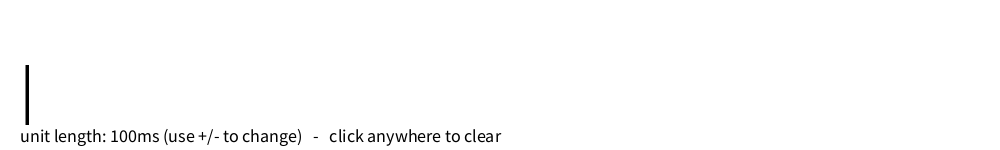
Frame 1 (no input)
Frame 60 (the mouse pressed at the canvas centre just before this capture): identical to frame 1, image omitted
Frame 120 (the mouse held since frame 60 and released just before this capture): identical to frame 1, image omitted

The Processing sketch that drew this single still picture (run headless with seeded random() and noise(); from frame 60 on, the mouse is pressed at the canvas centre):

// Processing sketch: morse
// ── morse.pde

String p = "";
String f = "";

//input sensitivity (in ms)

int unit = 100;

//  > new input | new letter | new word
//              A            B
int A = unit*2;
int B = unit*4;

//  >   dit   |   dah
//            C
int C = unit*2;

void setup(){
  size(1000,150);
  frameRate(50);
  
  background(255);
}

void mousePressed(){
  f = "";
  fconseq = 100;
  c = 0;
  p = "";
  
  background(255);
  fp = true;
}

int c = 0;
int tconseq = 0;
int fconseq = 100;
int offset = 0;

boolean fp = true;
void draw(){
  
  
  
  
  int xc = c%1000;
  
  offset = 12+12*(c-xc)/1000;
  
  noStroke();
  fill(255);
  rect(0,60,1000,90);
  c++;
  fill(0);
  
  textSize(60);
  
  String cursor = ((int)(c/30)%2==0) ? "|" : "";
  if (fconseq<B/20) cursor = "|";
  text(f+p+cursor,20,110);
  
  textSize(18);
  text("unit length: "+unit+"ms (use +/- to change)   -   click anywhere to clear",20,142);
  
  
  
  boolean k = keyPressed;
  if (k & key=='=') unit+=1;
  if (k & key=='-') unit-=1;
  A = unit*2;
  B = unit*4;
  C = unit*2;
  
  if (k){
    tconseq++;
    
    ellipse(xc,12-12*((xc-c)/1000),3,5);

    fconseq = 0;
  }else{
    fconseq++;
    
    if (0<tconseq&tconseq<C/20) {p+= "."; fill(#FF0000);}
    if (C/20<=tconseq) {p+= "-"; fill(#0000FF);}
    
    if (tconseq != 0) {
      
      ellipse(xc,offset,3,5);
      
    
    }
    tconseq = 0;
  }
  
  
    if (fconseq==A/20) {
      //interp letter
      f+= letter(p);
      p = "";
      
        fill(230);
       ellipse(xc,12-12*((xc-c)/1000),3,10);
      
    }
  if (fconseq==B/20) {
       p = "";
       f+=" ";
       
       fill(200);
       ellipse(xc,12-12*((xc-c)/1000),3,10);
       
     };
  print(f+p+"|\n\n");
  
}


String letter(String i){
  
  switch (i) {
        case ".-":
            return "A";
        case "-...":
            return "B";
        case "-.-.":
            return "C";
        case "-..":
            return "D";
        case ".":
            return "E";
        case "..-.":
            return "F";
        case "--.":
            return "G";
        case "....":
            return "H";
        case "..":
            return "I";
        case ".---":
            return "J";
        case "-.-":
            return "K";
        case ".-..":
            return "L";
        case "--":
            return "M";
        case "-.":
            return "N";
        case "---":
            return "O";
        case ".--.":
            return "P";
        case "--.-":
            return "Q";
        case ".-.":
            return "R";
        case "...":
            return "S";
        case "-":
            return "T";
        case "..-":
            return "U";
        case "...-":
            return "V";
        case ".--":
            return "W";
        case "-..-":
            return "X";
        case "-.--":
            return "Y";
        case "--..":
            return "Z";
        case ".----":
            return "1";
        case "..---":
            return "2";
        case "...--":
            return "3";
        case "....-":
            return "4";
        case ".....":
            return "5";
        case "----.":
            return "6";
        case "---..":
            return "7";
        case "--...":
            return "8";
        case "-....":
            return "9";
        case "-----":
            return "0";
        case ".-.-.-":
            return ".";
        case "--..--":
            return ",";
        case "..--..":
            return "?";
        case "-..-.":
            return "/";
        case ".--.-.":
            return "@";
        case "---...":
            return ":";
        case "-....-":
            return "-";
        case "-...-":
            return "=";
        case "-.-.--":
            return "!";
        case "-.--.-":
            fp = !fp;
            return (fp) ? ")" : "(";
        case ".-...":
            return "&";
        default:
            return "*";
  }
}
